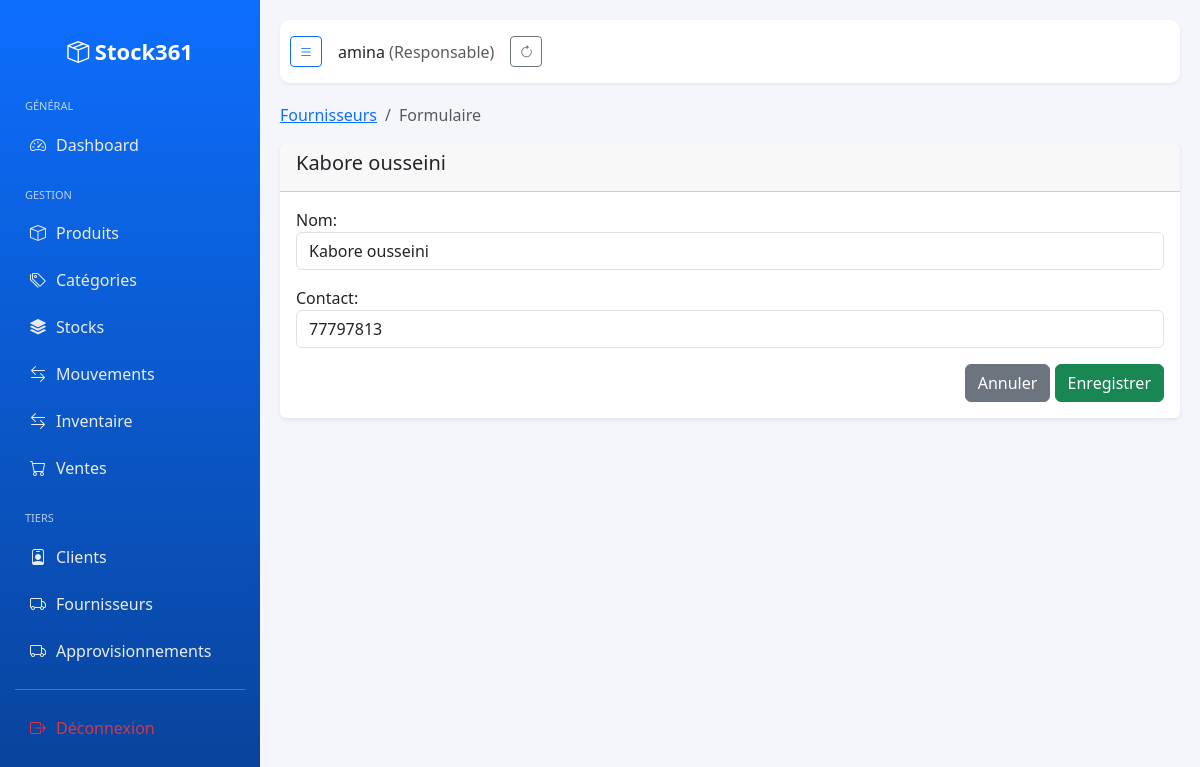
The app's page /fournisseur/fournisseurs/1/modifier/ (signed in) with its own data.
### entreprise/models.py (models this page shows, shortened)
class Utilisateur(AbstractUser):
    class TypeUtilisateur(models.TextChoices):
        SUPER_ADMIN = 'super_admin', 'Super Admin'
        RESPONSABLE = 'responsable', 'Responsable'
        GERANT = 'gerant', 'Gérant/Secrétaire'
    entreprise = models.ForeignKey(
        Entreprise,
        on_delete=models.CASCADE,
        related_name='utilisateurs',
        blank=True,
        null=True
    )
    type_utilisateur = models.CharField(
        max_length=20,
        choices=TypeUtilisateur.choices,
        default=TypeUtilisateur.GERANT
    )
    est_actif = models.BooleanField(default=True)
    telephone = models.CharField(max_length=20, blank=True, null=True)
    adresse = models.CharField(max_length=255, blank=True, null=True)
    date_creation = models.DateTimeField(default=timezone.now)
    @property
    def est_super_admin(self):
        return self.type_utilisateur == self.TypeUtilisateur.SUPER_ADMIN
    @property
    def est_responsable(self):
        return self.type_utilisateur == self.TypeUtilisateur.RESPONSABLE
    def get_role_display(self):
        return self.get_type_utilisateur_display()
    @property
    def responsable(self):
        """
        Retourne le premier utilisateur de type 'responsable' ou None
        """
        return self.utilisateurs.filter(type_utilisateur='responsable').first()

### fournisseur/models.py (models this page shows)
class Fournisseur(models.Model):
    entreprise = models.ForeignKey(Entreprise, on_delete=models.CASCADE, related_name='fournisseurs')
    nom = models.CharField(max_length=150)
    contact = models.CharField(max_length=50, blank=True, null=True)
    def __str__(self):
        return self.nom

### fournisseur/views.py (the view)
# urls.py: path('fournisseurs/<int:pk>/modifier/', views.FournisseurUpdateView.as_view(), name='fournisseur_update'),
class FournisseurUpdateView(LoginRequiredMixin, UpdateView):
    model = Fournisseur
    form_class = FournisseurForm
    template_name = 'fournisseur/fournisseur_form.html'
    success_url = reverse_lazy('fournisseur_list')

### fournisseur/forms.py
class FournisseurForm(forms.ModelForm):
    class Meta:
        model = Fournisseur
        fields = ['nom', 'contact']
        widgets = {
            'nom': forms.TextInput(attrs={
                'class': 'form-control',
                'placeholder': 'Nom du fournisseur'
            }),
            'contact': forms.TextInput(attrs={
                'class': 'form-control',
                'placeholder': 'Téléphone / Email'
            }),
        }

### templates/fournisseur/fournisseur_form.html (shortened to what this page needs)
{% extends "base.html" %}
{% block content %}
<nav aria-label="breadcrumb">
  <ol class="breadcrumb">
    <li class="breadcrumb-item"><a href="{% url 'fournisseur_list' %}">Fournisseurs</a></li>
    <li class="breadcrumb-item active">Formulaire</li>
  </ol>
</nav>
<div class="card shadow-sm border-0">
  <div class="card-header">
    <h5>{{ view.object|default:"Nouveau fournisseur" }}</h5>
  </div>
  <div class="card-body">
    <form method="post">
      {{ form.as_p }}
      <div class="text-end">
        <a href="{% url 'fournisseur_list' %}" class="btn btn-secondary">Annuler</a>
        <button class="btn btn-success">Enregistrer</button>
      </div>
    </form>
  </div>
</div>
{% endblock %}

### templates/base.html (shortened to what this page needs)
<!DOCTYPE html>
<html lang="fr">
{% load static %}
<head>
    <link href="{% static 'vendor/bootstrap/css/bootstrap.min.css' %}" rel="stylesheet">
    <link href="{% static 'vendor/bootstrap-icons/font/bootstrap-icons.css' %}" rel="stylesheet">
    <link rel="stylesheet" href="{% static 'vendor/datatables/css/jquery.dataTables.min.css' %}">
    <link rel="stylesheet" href="{% static 'vendor/datatables/css/dataTables.bootstrap5.min.css' %}">
    <link rel="stylesheet" href="{% static 'vendor/datatables/css/buttons.bootstrap5.min.css' %}">
    <link rel="stylesheet" href="{% static 'vendor/datatables/css/select.bootstrap5.min.css' %}">
    <link rel="stylesheet" href="{% static 'vendor/datatables/css/responsive.bootstrap5.min.css' %}">
</head>
<body>
<div class="sidebar" id="sidebar">
    <div class="brand">
        <i class="bi bi-box-seam"></i> <span>Stock361</span>
    </div>
    {% if request.user.est_super_admin %}
        <div class="menu-title">Général</div>
        <a href="{% url 'dashboard' %}"><i class="bi bi-speedometer2"></i> <span>Dashboard</span></a>
        <div class="menu-title">Administration</div>
        <a href="{% url 'entreprise_list' %}"><i class="bi bi-building"></i> <span>Entreprises</span></a>
        <a href="{% url 'utilisateur_list' %}"><i class="bi bi-people"></i> <span>Utilisateurs</span></a>
        <div class="menu-title">Gestion</div>
        <a href="{% url 'produit:produit_list' %}"><i class="bi bi-box"></i> <span>Produits</span></a>
        <a href="{% url 'produit:categorie_list' %}">
            <i class="bi bi-tags"></i> <span>Catégories</span>
        </a>
        <a href="{% url 'stock_list' %}"><i class="bi bi-stack"></i> <span>Stocks</span></a>
        <a href="{% url 'inventaire_list' %}"><i class="bi bi-stack"></i> <span>Inventaire</span></a>
        <a href="{% url 'mouvement_list' %}"><i class="bi bi-arrow-left-right"></i> <span>Mouvements</span></a>
        <a href="{% url 'vente_list' %}"><i class="bi bi-cart"></i> <span>Ventes</span></a>
        <div class="menu-title">Tiers</div>
        <a href="{% url 'client_list' %}"><i class="bi bi-person-badge"></i> <span>Clients</span></a>
    {% elif request.user.est_responsable %}
        <div class="menu-title">Général</div>
        <a href="{% url 'dashboard' %}"><i class="bi bi-speedometer2"></i> <span>Dashboard</span></a>
        <div class="menu-title">Gestion</div>
        <a href="{% url 'produit:produit_list' %}"><i class="bi bi-box"></i> <span>Produits</span></a>
        <a href="{% url 'produit:categorie_list' %}">
            <i class="bi bi-tags"></i> <span>Catégories</span>
        </a>
        <a href="{% url 'stock_list' %}"><i class="bi bi-stack"></i> <span>Stocks</span></a>
        <a href="{% url 'mouvement_list' %}"><i class="bi bi-arrow-left-right"></i> <span>Mouvements</span></a>
        <a href="{% url 'inventaire_list' %}"><i class="bi bi-arrow-left-right"></i> <span>Inventaire</span></a>
        <a href="{% url 'vente_list' %}"><i class="bi bi-cart"></i> <span>Ventes</span></a>
        <div class="menu-title">Tiers</div>
        <a href="{% url 'client_list' %}"><i class="bi bi-person-badge"></i> <span>Clients</span></a>
        <a href="{% url 'fournisseur_list' %}"><i class="bi bi-truck"></i> <span>Fournisseurs</span></a>
        <a href="{% url 'approvisionnement_list' %}"><i class="bi bi-truck"></i> <span>Approvisionnements</span></a>
    {% endif %}
    <hr class="text-white">
    <a href="{% url 'logout' %}" class="text-danger"><i class="bi bi-box-arrow-right"></i> <span>Déconnexion</span></a>
</div>
<div class="main" id="main">
    <div class="topbar">
        <div class="d-flex align-items-center gap-3">
            <button class="btn btn-sm btn-outline-primary" id="toggleSidebar"><i class="bi bi-list"></i></button>
            <div class="user-info">
                {{ request.user.username }}
                <span class="text-muted">({{ request.user.get_role_display }})</span>
            </div>
            <button class="btn btn-sm btn-outline-secondary" id="refreshBtn" title="Actualiser">
                <i class="bi bi-arrow-clockwise"></i>
            </button>
        </div>
    </div>
    {% block content %}{% endblock %}
</div>
</body>
</html>

### templates/base.html (style rules this page uses)
body { margin: 0; background: #f4f6fb; font-family: "Segoe UI", sans-serif; }
.sidebar { width: 260px; height: 100vh; position: fixed; left: 0; top: 0; background: linear-gradient(180deg, #0d6efd, #084298); color: white; padding: 15px; transition: 0.3s; z-index: 1000; }
.sidebar .brand { text-align: center; font-size: 22px; font-weight: bold; margin: 20px 0 30px; }
.sidebar a { display: flex; align-items: center; gap: 10px; color: #e9ecef; text-decoration: none; padding: 10px 15px; border-radius: 10px; margin: 3px 0; transition: all 0.2s ease; }
.menu-title { margin: 20px 10px 8px; font-size: 11px; text-transform: uppercase; opacity: 0.7; }
.main { margin-left: 260px; padding: 20px; transition: 0.3s; min-height: 100vh; }
.topbar { background: #fff; padding: 16px 10px; display: flex; justify-content: space-between; align-items: center; border-radius: 10px; margin-bottom: 20px; box-shadow: 0 2px 4px rgba(0,0,0,0.05); }
.topbar .user-info { font-weight: 500; }

### records on screen
Utilisateur: user.username "amina", user.role "Responsable"
Fournisseur: object "Kabore ousseini", nom "Kabore ousseini", contact "77797813"
